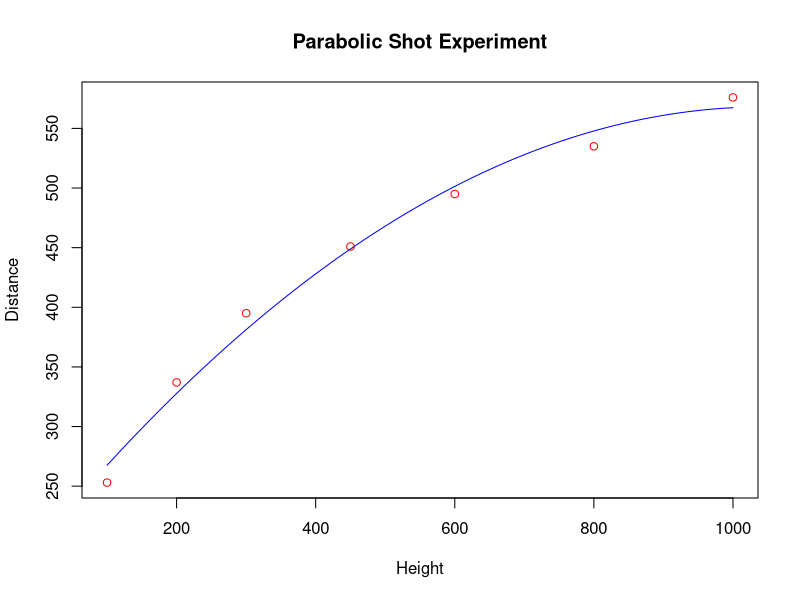

The R script that drew this image:
Height = c(100, 200, 300, 450, 600, 800, 1000) 
Distance = c(253, 337, 395, 451, 495, 535, 576)  
lmr = lm(Distance ~ Height + I(Height^2))
lmr
nh = seq(100, 1000, 10)
fit =lmr$coefficients[1]+ lmr$coefficients[2]*nh + lmr$coefficients[3]*nh^2
fit

plot(Height, Distance, col = "red", main="Parabolic Shot Experiment")
lines(nh, fit, lty=1, col = "blue")
